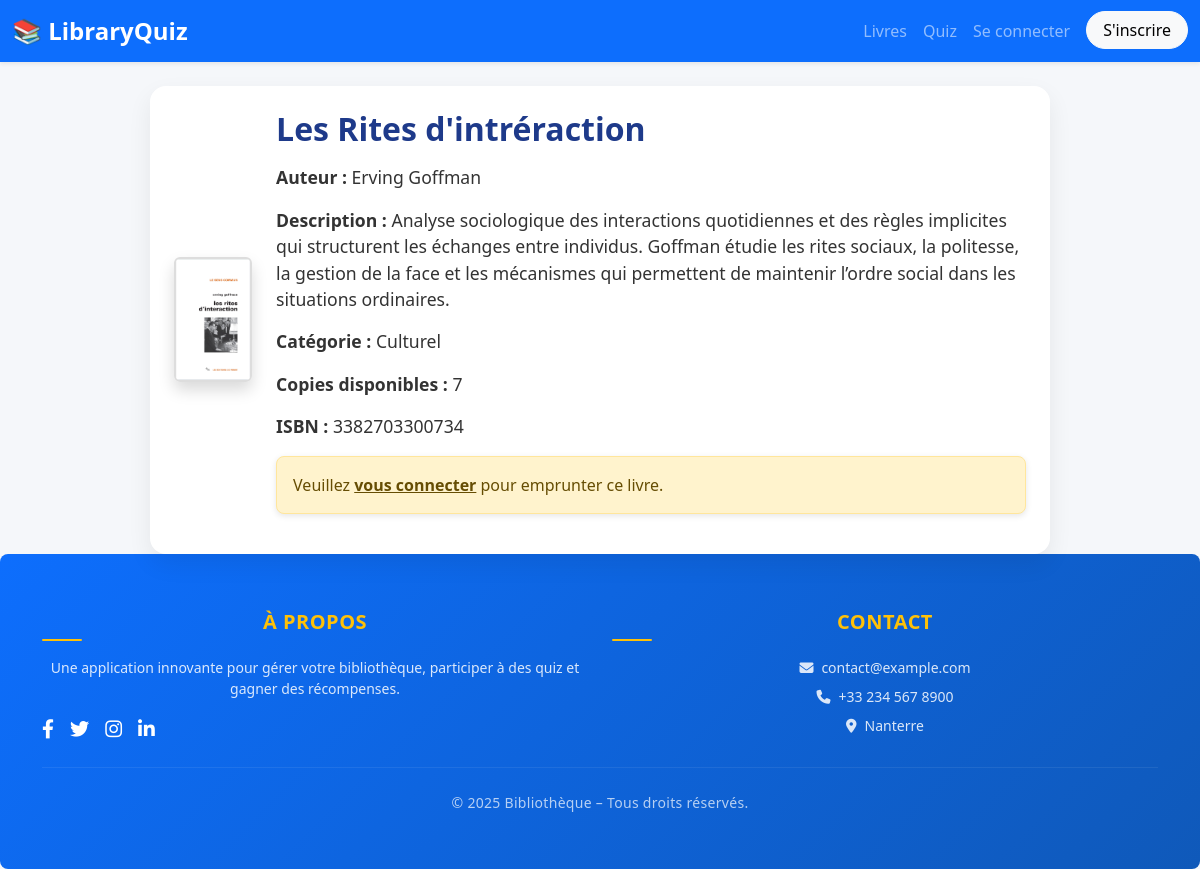
The page /books/2/ on the database its author committed.
### core/models.py (models this page shows, shortened)
class Book(models.Model):
    title = models.CharField(max_length=255)
    author = models.CharField(max_length=255)
    description = models.TextField(blank=True)
    isbn = models.CharField(max_length=20, blank=True)
    category = models.ForeignKey(Category, null=True, blank=True, on_delete=models.SET_NULL)
    copies = models.PositiveIntegerField(default=1)
    cover = models.URLField(blank=True)
    image = models.ImageField(upload_to='covers/', blank=True, null=True)
    @property
    def available_copies(self):
        borrowed = Loan.objects.filter(book=self, returned=False).count()
        return max(0, self.copies - borrowed)

class Category(models.Model):
    name = models.CharField(max_length=100)

### core/views.py (the view, shortened to what this page needs)
# urls.py: path('books/<int:pk>/', views.book_detail, name='book_detail'),
def book_detail(request, pk):
    book = get_object_or_404(Book, pk=pk)
    can_borrow = True
    return render(request, 'core/book_detail.html', {
        'book': book,
        'can_borrow': can_borrow,
    })

### core/context_processors.py (called while the page is built)
def current_year(request):
    return {
        'current_year': datetime.now().year
    }

### core/templates/core/book_detail.html (shortened to what this page needs)
{% extends 'core/base.html' %}
{% block content %}
<div class="book-detail fade-in p-4 rounded-4 shadow-soft">
    <div class="d-flex flex-column flex-md-row align-items-center gap-4">
        <div class="book-cover text-center">
            {% if book.image %}
                <img src="{{ book.image.url }}" alt="{{ book.title }}"
                     class="img-fluid rounded shadow" style="max-width: 250px; width: 100%;">
            {% else %}
                <div class="no-cover p-5 bg-light rounded text-muted">
                    Pas de couverture
                </div>
            {% endif %}
        </div>
        <div class="book-info flex-grow-1">
            <h2 class="book-title mb-3">{{ book.title }}</h2>
            <p><strong>Auteur :</strong> {{ book.author }}</p>
            <p><strong>Description :</strong> {{ book.description|default:"Pas de description" }}</p>
            <p><strong>Catégorie :</strong> {{ book.category.name|default:"N/A" }}</p>
            <p><strong>Copies disponibles :</strong> {{ book.available_copies }}</p>
            <p><strong>ISBN :</strong> {{ book.isbn|default:"N/A" }}</p>
            <div class="mt-3">
                {% if user.is_authenticated %}
                    {% if can_borrow %}
                        <a class="btn btn-primary btn-lg rounded-pill px-4 hover-raise"
                           href="{% url 'core:borrow_book' book.pk %}">
                            📘 Emprunter ce livre
                        </a>
                    {% else %}
                        <div class="alert alert-info">
                            Vous avez déjà emprunté ce livre.
                            Veuillez attendre la fin de la période de prêt.
                        </div>
                    {% endif %}
                {% else %}
                    <div class="alert alert-warning">
                        Veuillez <a href="{% url 'login' %}" class="alert-link">vous connecter</a> pour emprunter ce livre.
                    </div>
                {% endif %}
            </div>
        </div>
    </div>
</div>
{% endblock %}

### core/static/core/css/styles.css (style rules this page uses)
body { font-family: 'Segoe UI', Tahoma, Geneva, Verdana, sans-serif; background-color: #f5f6fa; padding-bottom: 60px; color: #333; }
p { font-size: 1.1rem; }
.alert { border-radius: 8px; }
.page-bg { background: linear-gradient(135deg, #f5f7fa, #e4ebf3); min-height: 100vh; }
.fade-in { animation: fadeIn 0.6s ease forwards; opacity: 0; }
.book-title { font-weight: 700; font-size: 2rem; color: #1e3a8a; }
.shadow-soft { box-shadow: 0 10px 25px rgba(0,0,0,0.07); }
.fade-in { opacity: 0; animation: fadeIn 0.6s forwards; }
.shadow-soft { box-shadow: 0 6px 14px rgba(0,0,0,0.06); }
.fade-in { opacity: 0; animation: fadeIn 0.5s ease forwards; }
.book-title { font-weight: 600; color: #1e3a8a; }
.shadow-soft { box-shadow: 0 10px 24px rgba(0,0,0,0.08); }
.fade-in { opacity: 0; animation: fadeIn 0.6s ease forwards; }
.fade-in { opacity: 0; animation: fadeMain 0.6s ease forwards; }
.shadow-soft { box-shadow: 0 10px 24px rgba(0,0,0,0.07); }

### core/templates/core/base.html (style rules this page uses)
html, body { margin: 0; padding: 0; height: 100%; }
body.page-bg { background: #f5f7fa; display: flex; flex-direction: column; min-height: 100vh; }
.alert { border-radius: 8px; box-shadow: 0 2px 6px rgba(0,0,0,0.1); animation: fadeIn 0.5s ease-in; }

### core/templates/core/book_detail.html (style rules this page uses)
.book-detail { background-color: #fff; max-width: 900px; margin: 0 auto; padding: 2rem; }
.book-title { font-size: 2rem; font-weight: bold; }
.book-cover img { border: 2px solid #ddd; box-shadow: 0 4px 12px rgba(0,0,0,0.1); transition: transform 0.2s; }

### rows shown on the page
Book: image (picture), title "Les Rites d'intréraction", author "Erving Goffman", description "Analyse sociologique des interactions quotidiennes et des règles implicites qui structurent les échanges entre individus. Goffman étudie les rites sociaux, la politesse, la gestion de la face et les mécanismes qui permettent de maintenir l’ordre social dans les situations ordinaires.", category.name "Culturel", available_copies "7", isbn "3382703300734"
